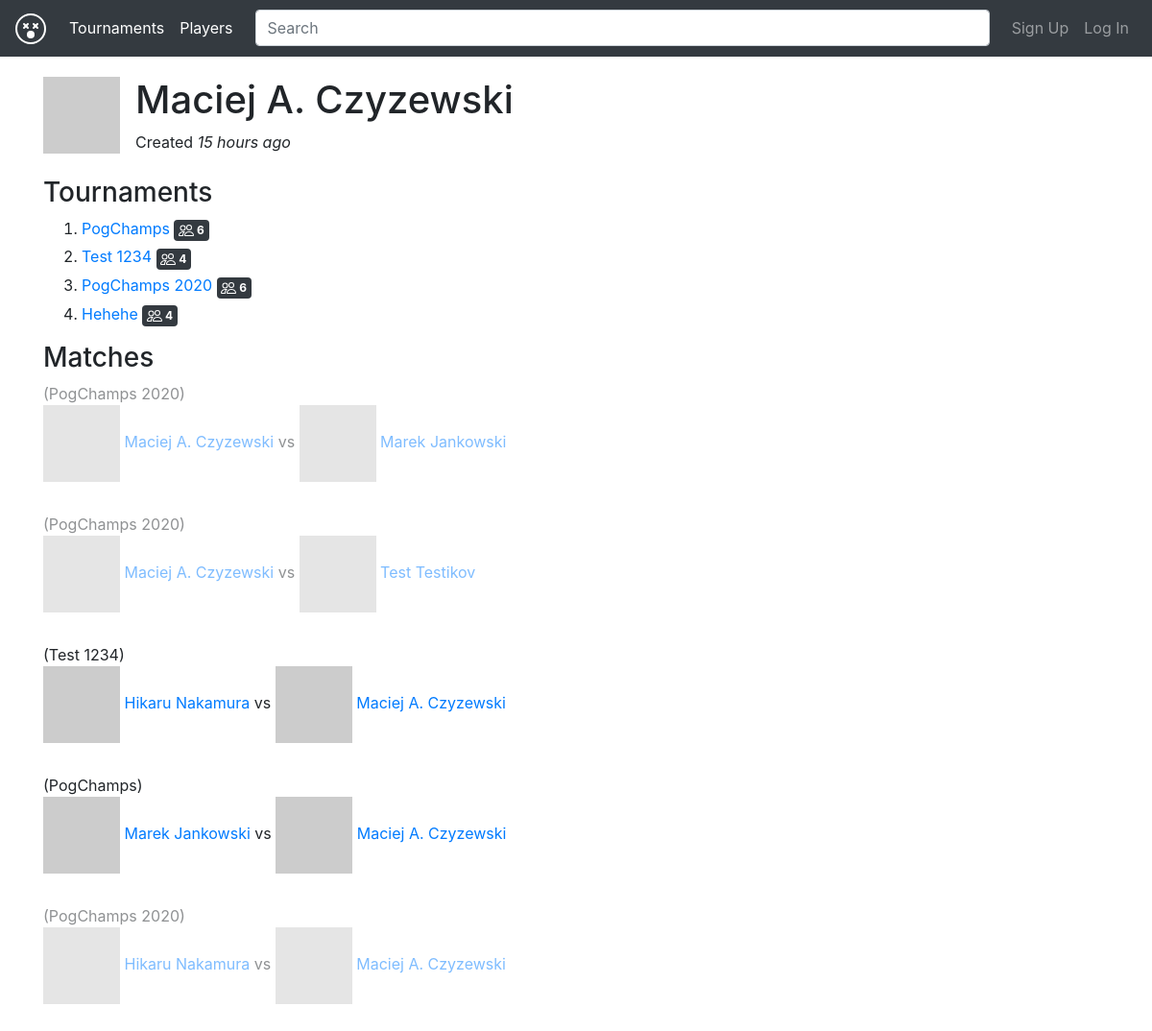
The app's page /profile/1 with its own data.
### app/models.py (models this page shows, shortened)
class User(db.Model):
    __tablename__ = "user"
    id = db.Column(db.Integer, primary_key=True)
    email = db.Column(db.String(120), unique=True, nullable=False)
    password_hash = db.Column(db.String(128), nullable=False)
    name = db.Column(db.String(120), nullable=False)
    verified = db.Column(db.Boolean, default=False)
    recovery = db.Column(db.String(120))
    date_created = db.Column(db.DateTime, default=datetime.datetime.utcnow)
    tiers = db.relationship('Tier', backref=db.backref('user', lazy=True))
    matches = db.relationship("Match",
                              secondary=association_table,
                              backref="users")
    tournaments = db.relationship('Tournament',
                            backref=db.backref('owner', lazy=True))
    def get_avatar(self, size=40):
        gravatar_url = "https://www.gravatar.com/avatar/" + hashlib.md5(
            self.email.lower().encode('utf-8')).hexdigest() + "?"
        gravatar_url += urllib.parse.urlencode({'s': str(size)})
        return gravatar_url
    def get_member(self):
        return arrow.get(self.date_created).humanize()
    @staticmethod
    def verify_auth_token(token):
        s = Serializer(SECRET_KEY)
        try:
            data = s.loads(token)
        except SignatureExpired:
            return None  # valid token, but expired
        except BadSignature:
            return None  # invalid token
        user = (User.query.filter(User.id == data["user_id"]).first())
        return user

class Tier(db.Model):
    __tablename__ = "tier"
    id = db.Column(db.Integer, primary_key=True)
    user_id = db.Column(db.Integer, db.ForeignKey('user.id'))
    tournament_id = db.Column(db.Integer, db.ForeignKey('tournament.id'))
    date_created = db.Column(db.DateTime, default=datetime.datetime.utcnow)
    license = db.Column(db.String(120), nullable=False)
    rating = db.Column(db.Integer, nullable=False)
    def get_tournament(self):
        return Tournament.query.filter(Tournament.id == self.tournament_id).first()

class Tournament(db.Model):
    __tablename__ = "tournament"
    id = db.Column(db.Integer, primary_key=True)
    owner_id = db.Column(db.Integer, db.ForeignKey('user.id'))
    title = db.Column(db.String(120), unique=True, nullable=False)
    date_start = db.Column(db.DateTime, nullable=False)
    date_deadline = db.Column(db.DateTime, nullable=False)
    date_created = db.Column(db.DateTime, default=datetime.datetime.utcnow)
    location = db.Column(db.String(120))
    max_users = db.Column(db.Integer, nullable=False)
    readme = db.Column(db.Text)
    ladder = db.Column(db.Text)  # ID match-y jako drzewo [0 [1]]
    tiers = db.relationship('Tier',
                            backref=db.backref('tournament', lazy=True),
                            order_by='Tier.date_created', lazy='dynamic')
    matches = db.relationship('Match',
                              backref=db.backref('tournament', lazy=True))

class Match(db.Model):
    __tablename__ = "match"
    id = db.Column(db.Integer, primary_key=True)
    match_id = db.Column(db.Integer, nullable=False)
    next_match_id = db.Column(db.Integer)
    flag = db.Column(db.Integer, nullable=False)
    tournament_id = db.Column(db.Integer, db.ForeignKey('tournament.id'))
    user_id_1 = db.Column(db.Integer, db.ForeignKey('user.id'))
    user_id_2 = db.Column(db.Integer, db.ForeignKey('user.id'))
    results = db.Column(db.Text)
    results_by_user_id_1 = db.Column(db.Text)
    results_by_user_id_2 = db.Column(db.Text)
    def get_user_1(self):
        if self.user_id_1:
            return User.query.filter(User.id == self.user_id_1).first()
        else:
            return None
    def get_user_2(self):
        if self.user_id_2:
            return User.query.filter(User.id == self.user_id_2).first()
        else:
            return None
    def get_tournament(self):
        return Tournament.query.filter(Tournament.id == self.tournament_id).first()

### app/routes_user.py (the view)
@bp.route('/profile/<idx>')
def profile(idx):
    from app.models import User
    user = (User.query.filter(User.id == idx).first())
    from app.models import Match
    matches = (Match.query.filter(Match.user_id_1 == idx).all()) + (Match.query.filter(Match.user_id_2 == idx).all())
    tiers = user.tiers
    return render_template('profile.html', user=user, matches=matches,
            tiers=tiers)

### app/action/user.py (called while the page is built)
def user_instance_from_token(s, auth_token):
    user = User.verify_auth_token(auth_token)
    if user is None:
        raise ErrAuthNotExists()
    if user.verified is False:
        raise ErrNotVerified()
    return user

### app/log.py (called while the page is built)
def xprint(*args, **kwargs):
    _print("\033[94m" + " ".join(map(str, args)) + "\033[0m", **kwargs)

### app/routes_user.py (called while the page is built)
@bp.context_processor
def utility_processor():
    def current_user():
        try:
            print("[AUTH]")
            auth_token = request.cookies.get('auth_token')
            return app.action.user.user_instance_from_token(app_cls, auth_token)
        except:
            return None
    return dict(current_user=current_user)

### app/templates/profile.html (shortened to what this page needs)
{% extends "layout.html" %}
{% block content %}
<div class="media">
  <img src="{{ user.get_avatar(size=120) }}" class="mr-3" />
  <div class="media-body">
    <h1 class="mt-0">{{ user.name }}</h1>
    <span>Created <i>{{ user.get_member() }}</i></span>
   </div>
</div>
<br>
<h3>Tournaments</h3>
<ol>
{% for tier in tiers %}
<li>
    <div class="mb-1">
        <a href="/tournament_display/{{ tier.get_tournament().id }}">{{ tier.get_tournament().title }}</a>
        <span class="badge badge-dark badge-secondary">
            <img class="bi glyphicon" src="/assets/people.svg">
            <span class="bi-inline">{{ tier.get_tournament().max_users }}</span>
        </span>
    </div>
</li>
{% else %}
none tournaments to play!
{% endfor %}
</ol>
<h3>Matches</h3>
{% for match in matches %}
{% if match.get_user_1() is not none and match.get_user_2() is not none and
match.tournament_id is not none  %}
{% if match.results is not none %}
<div class="mb-2" style="opacity:0.5">
{% else %}
<div class="mb-2">
{% endif %}
<div>
({{ match.get_tournament().title }})
</div>
<img src="{{ match.get_user_1().get_avatar() }}" />
<a href="/profile/{{ match.get_user_1().id }}">{{ match.get_user_1().name }}</a>
vs
<img src="{{ match.get_user_2().get_avatar() }}" />
<a href="/profile/{{ match.get_user_2().id }}">{{ match.get_user_2().name }}</a>
</div>
<br>
{% endif %}
{% else %}
none matches to play!
{% endfor %}
{% endblock %}

### app/templates/layout.html (style rules this page uses)
body { padding-top: 5rem; }
img.bi { filter: invert(1); }
.bi-inline { display: inline-block; vertical-align: middle; }

### records on screen
User: name "Maciej A. Czyzewski", get_member "15 hours ago"
Tier: get_tournament "PogChamps", get_tournament "6"
Tier: get_tournament "Test 1234", get_tournament "4"
Tier: get_tournament "PogChamps 2020", get_tournament "6"
Tier: get_tournament "Hehehe", get_tournament "4"
Match: get_tournament "PogChamps 2020", get_user_1 "Maciej A. Czyzewski", get_user_2 "Marek Jankowski"
Match: get_tournament "PogChamps 2020", get_user_1 "Maciej A. Czyzewski", get_user_2 "Test Testikov"
Match: get_tournament "Test 1234", get_user_1 "Hikaru Nakamura", get_user_2 "Maciej A. Czyzewski"
Match: get_tournament "PogChamps", get_user_1 "Marek Jankowski", get_user_2 "Maciej A. Czyzewski"
Match: get_tournament "PogChamps 2020", get_user_1 "Hikaru Nakamura", get_user_2 "Maciej A. Czyzewski"
